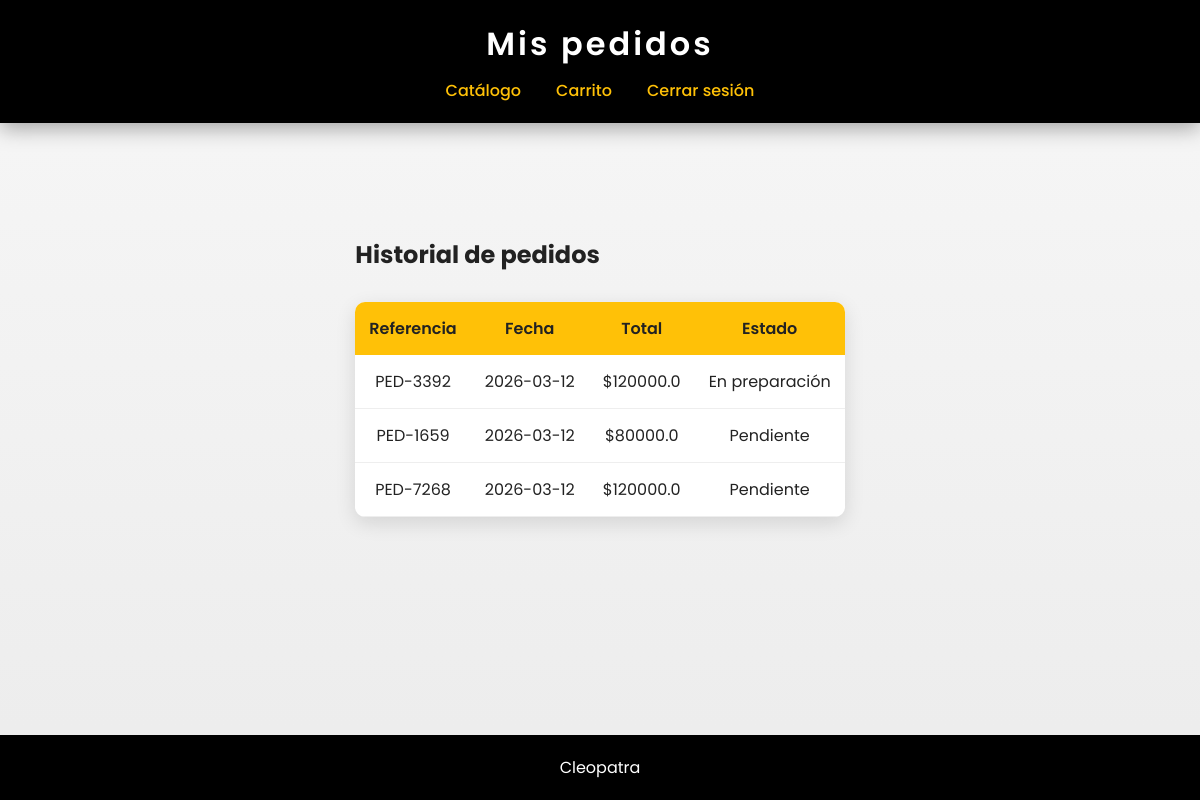
The page /mis_pedidos (signed in) on the database its author committed.
### tables this page shows
CREATE TABLE pedidos (
        id_pedido INTEGER PRIMARY KEY AUTOINCREMENT,
        referencia TEXT UNIQUE,
        fecha TEXT,
        total REAL,
        estado TEXT
    , id_usuario INTEGER);

### app.py (the view)
@app.route("/mis_pedidos")
def mis_pedidos():
    if "usuario_id" not in session:
        return redirect(url_for("login"))
    conexion = sqlite3.connect("cleopatra.db")
    cursor = conexion.cursor()
    cursor.execute("""
        SELECT id_pedido, referencia, fecha, total, estado
        FROM pedidos
        WHERE id_usuario = ?
        ORDER BY fecha DESC
    """, (session["usuario_id"],))
    pedidos = cursor.fetchall()
    conexion.close()
    return render_template(
        "cliente/mis_pedidos.html",
        pedidos=pedidos
    )

### templates/cliente/mis_pedidos.html (shortened to what this page needs)
<!DOCTYPE html>
<html lang="es">
<head>
<link rel="stylesheet" href="{{ url_for('static', filename='css/styles.css') }}">
</head>
<body>
<header>
<h1>Mis pedidos</h1>
<nav>
<a href="{{ url_for('catalogo') }}">Catálogo</a>
<a href="{{ url_for('carrito') }}">Carrito</a>
<a href="{{ url_for('logout') }}">Cerrar sesión</a>
</nav>
</header>
<section class="carrito-container">
<h2>Historial de pedidos</h2>
{% if pedidos %}
<table>
<tr>
<th>Referencia</th>
<th>Fecha</th>
<th>Total</th>
<th>Estado</th>
</tr>
{% for pedido in pedidos %}
<tr>
<td>{{ pedido[1] }}</td>
<td>{{ pedido[2] }}</td>
<td>${{ pedido[3] }}</td>
<td>{{ pedido[4] }}</td>
</tr>
{% endfor %}
</table>
{% else %}
<p>No tienes pedidos registrados.</p>
{% endif %}
</section>
<footer>
<p>Cleopatra</p>
</footer>
</body>
</html>

### static/css/styles.css (style rules this page uses)
* { margin:0; padding:0; box-sizing:border-box; }
html,body { height:100%; }
body { font-family:'Poppins',sans-serif; background:linear-gradient(180deg,#f7f7f7,#ececec); color:#222; display:flex; flex-direction:column; min-height:100vh; animation:fadePage .6s ease; }
header { background:#000; color:#fff; padding:20px; box-shadow:0 5px 20px rgba(0,0,0,0.35); position:sticky; top:0; z-index:1000; }
header h1 { text-align:center; margin-bottom:10px; letter-spacing:3px; font-weight:600; }
nav { display:flex; justify-content:center; align-items:center; gap:35px; flex-wrap:wrap; }
nav a { color:#FFC107; text-decoration:none; font-weight:500; position:relative; transition:0.3s; }
nav a::after { content:''; width:0%; height:2px; background:#FFC107; position:absolute; bottom:-5px; left:0; transition:0.3s; }
table { width:100%; max-width:1000px; margin:30px auto; border-collapse:collapse; background:#fff; box-shadow:0 6px 20px rgba(0,0,0,0.12); border-radius:10px; overflow:hidden; }
th { background:#FFC107; padding:14px; font-weight:600; }
td { padding:14px; text-align:center; border-bottom:1px solid #eee; }
.carrito-container { max-width:1000px; margin:auto; padding:40px 20px; }
footer { background:#000; color:#fff; text-align:center; padding:20px; margin-top:auto; width:100%; }

### rows shown on the page
pedidos: referencia "PED-3392", fecha "2026-03-12", total "120000.0", estado "En preparación"
pedidos: referencia "PED-1659", fecha "2026-03-12", total "80000.0", estado "Pendiente"
pedidos: referencia "PED-7268", fecha "2026-03-12", total "120000.0", estado "Pendiente"
